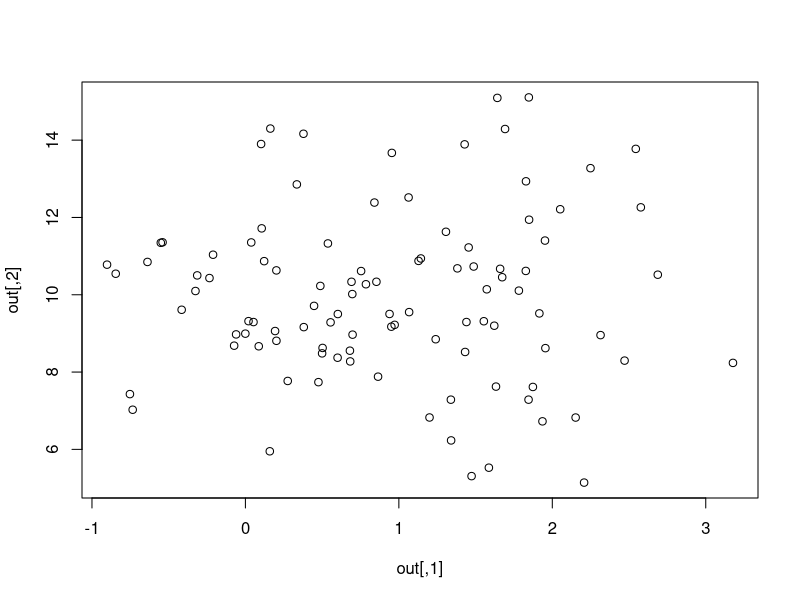
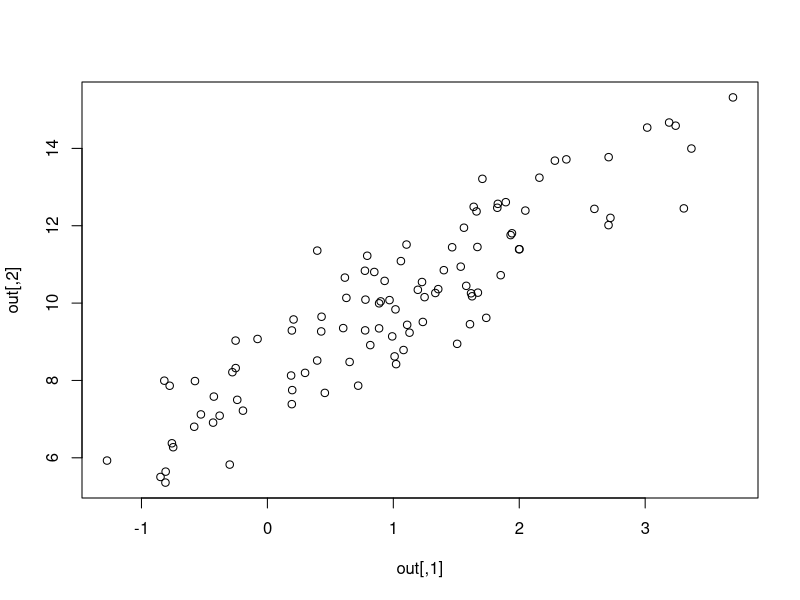
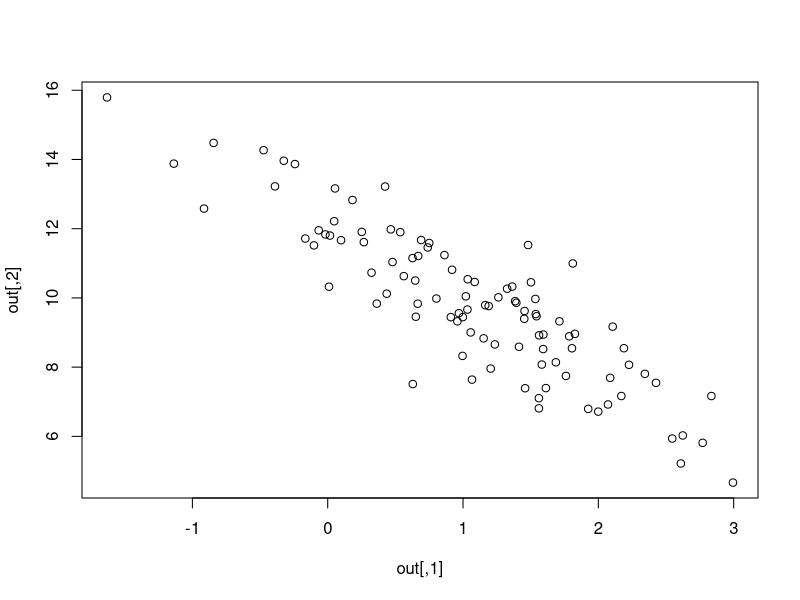
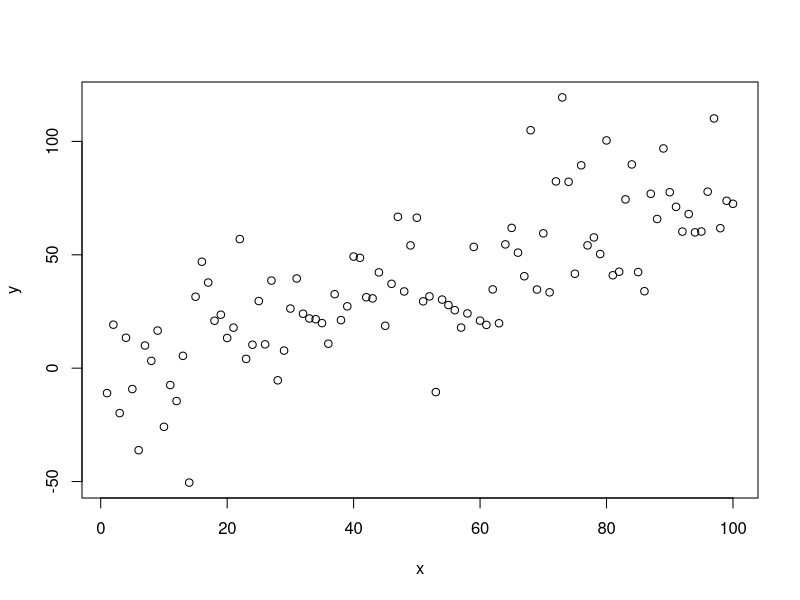
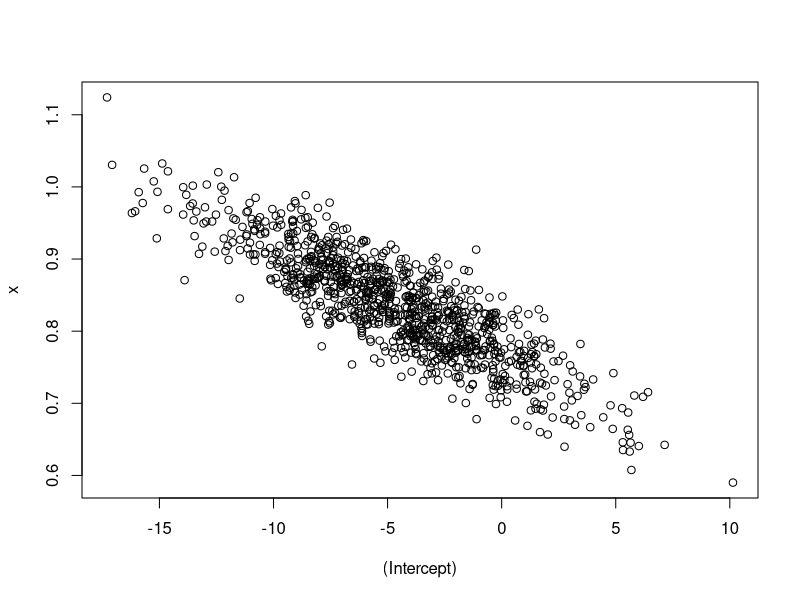
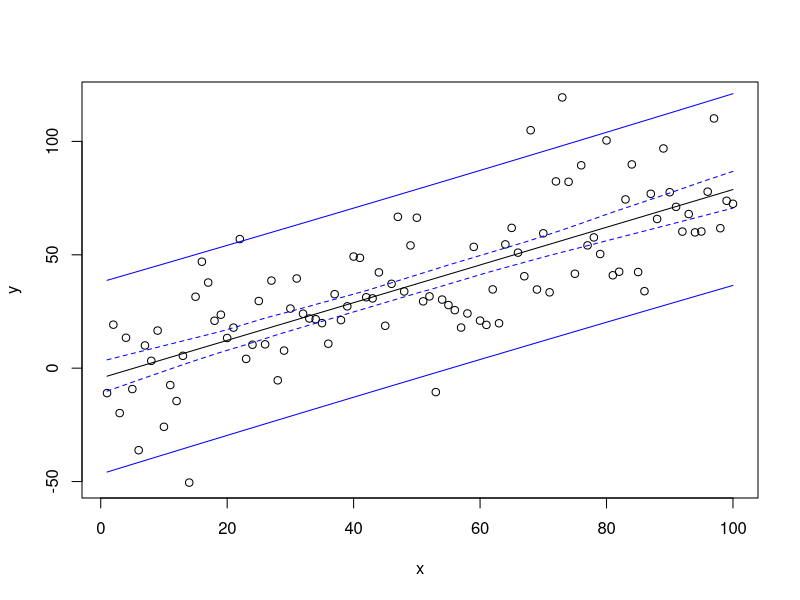

Recreate these plots in R, in order.

library(mvtnorm)

my_mu = c(1,10)
my_sigma = cbind(c(1,0),c(0,5))  # no correlations
out = rmvnorm(100,mean=my_mu,sigma=my_sigma)
plot(out)

my_sigma = cbind(c(1,2),c(2,5))  # positive correlations
out = rmvnorm(100,mean=my_mu,sigma=my_sigma)
plot(out)

my_sigma = cbind(c(1,-2),c(-2,5))  # negative correlations
out = rmvnorm(100,mean=my_mu,sigma=my_sigma)
plot(out)


# simulate an independent variable and a response 
x = 1:100
y = 0.8*x + rnorm(length(x),0,max(x)/5)  # rnorm() adds some noise 
plot(x,y)
reg = lm(y~x)

# extract estimates of parameter means and var-cov matrix
mu = coef(reg)
sigma = vcov(reg)
plot(rmvnorm(1000,mu,sigma ))

# Monte Carlo simulation

# Simulation parameters:
NE = 100      ## Ensemble size

# Generate predictions for each value of x using different parameter samples
n = matrix(NA,NE,length(x))   # storage for all simulations
coef_samples = rmvnorm(NE,mean=mu,sigma=sigma)  # sample values of coefficients
for(i in 1:NE){        # loop over r and K samples
  n[i,] = coef_samples[i,1] + coef_samples[i,2]*x   # predict values at each x
}

# calculate the median and 95% CI limits for each time point
n.stats = apply(n,2,quantile,c(0.025,0.5,0.975))

true_PI = predict(reg,interval="prediction", level=0.95)

# plot the median
plot(x,y)

# add predictions, upper and lower CI's
lines(predict(reg))

# truth
lines(x,true_PI[,2],col="blue")
lines(x,true_PI[,3],col="blue")

# mine 
lines(x,n.stats[1,],col="blue",lty="dashed")
lines(x,n.stats[3,], col="blue",lty="dashed")
